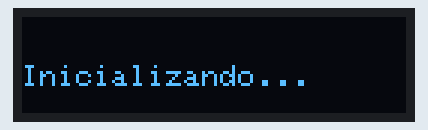
A sketch run on a simulated Arduino Uno, built with avr-gcc and run on an emulated ATmega328P. Parts: 128×32 one-colour display.

Above: at 0.6 s.

The sketch:

Firebase-Arduino-OLED.ino
```cpp
#include <SoftwareSerial.h>
#include <SPI.h>
#include <Wire.h>
#include <Adafruit_GFX.h>
#include <Adafruit_SSD1306.h>

#define SCREEN_WIDTH 128
#define SCREEN_HEIGHT 32
#define OLED_RESET     4
#define SCREEN_ADDRESS 0x3C
Adafruit_SSD1306 display(SCREEN_WIDTH, SCREEN_HEIGHT, &Wire, OLED_RESET);

SoftwareSerial cdSerial_ESP(10, 11);


void setup() {

  cdSerial_ESP.begin(9600);
  delay(500);

  if(!display.begin(SSD1306_SWITCHCAPVCC, SCREEN_ADDRESS)) {
    for(;;);
  }

  display.clearDisplay();
  display.setTextSize(1);
  display.setTextColor(WHITE);
  display.setCursor(0, 16);
  display.print("Inicializando...");
  display.display();
  delay(500);
}

void loop() {

  String vsData;

  if (cdSerial_ESP.available() > 0)
  {
    vsData = cdSerial_ESP.readString();
    if (vsData.startsWith("O") && vsData.endsWith("K\r\n"))
    {
      vsData = vsData.substring(1, (vsData.length() - 3));
      display.clearDisplay();
      display.setCursor(0,16);
      display.print("Dado recebido: " + vsData);
      display.display();
    }
  }

  delay(1000);
}
```
